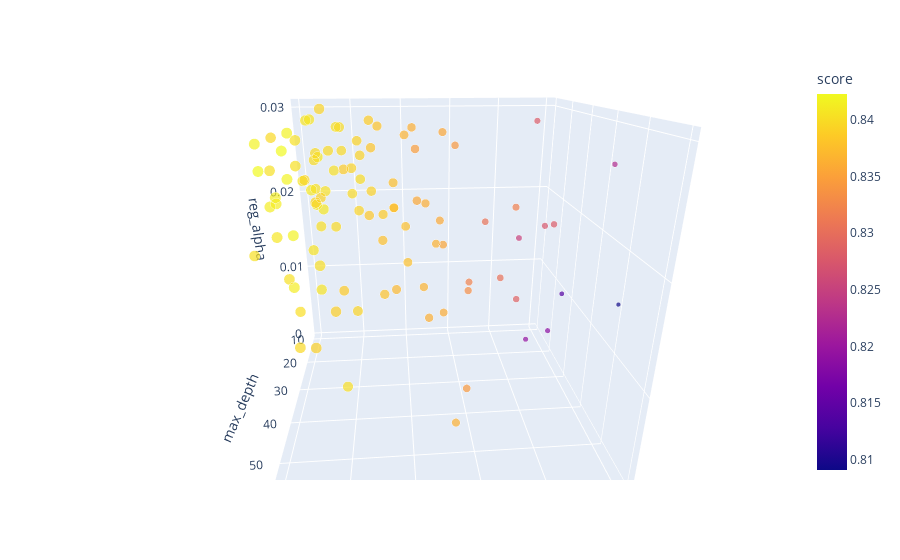

Notebook code cell kept with this figure:
### Code cell
# 描画
import plotly.express as px
import matplotlib.pyplot as plt
%matplotlib inline

plt.figure(figsize=(10, 20))
fig = px.scatter_3d(log_df, x='num_leaves', y='max_depth', z='reg_alpha', size='num_leaves', size_max=11, color='score')
fig.show()
